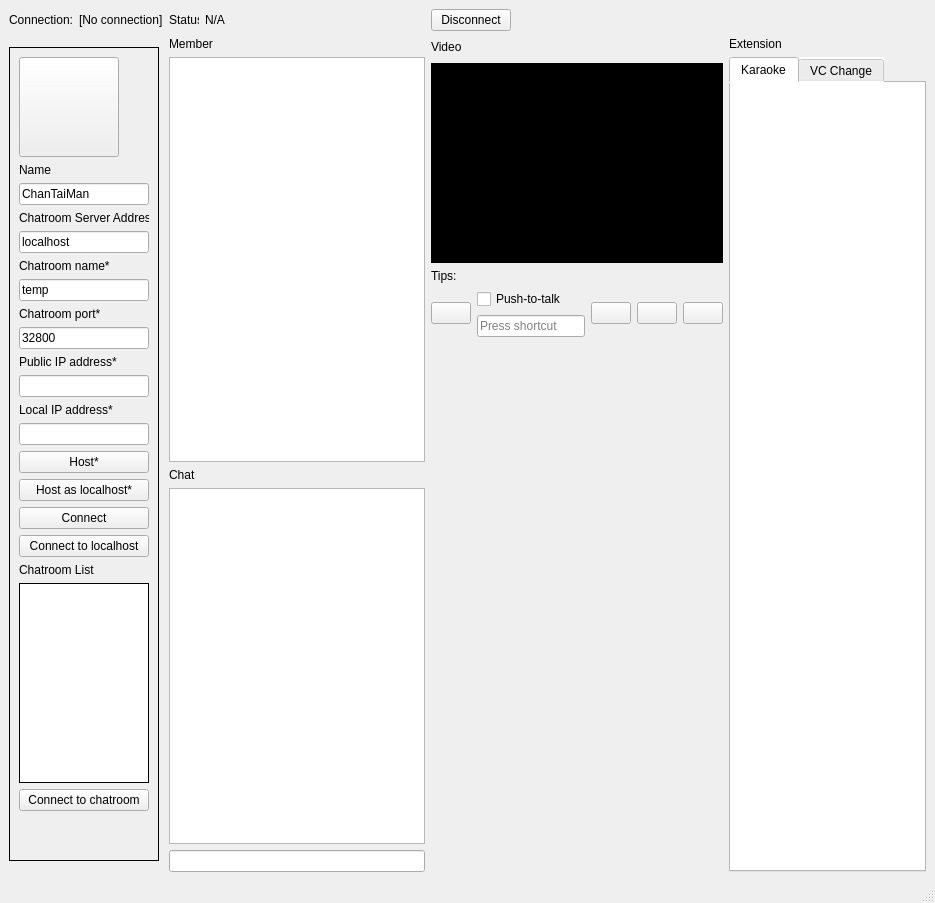
<?xml version="1.0" encoding="UTF-8"?>
<ui version="4.0">
 <class>MainWindow</class>
 <widget class="QMainWindow" name="MainWindow">
  <property name="geometry">
   <rect>
    <x>0</x>
    <y>0</y>
    <width>935</width>
    <height>903</height>
   </rect>
  </property>
  <property name="minimumSize">
   <size>
    <width>910</width>
    <height>765</height>
   </size>
  </property>
  <property name="windowTitle">
   <string>G12 Chatroom</string>
  </property>
  <widget class="QWidget" name="centralwidget">
   <layout class="QGridLayout" name="gridLayout">
    <item row="1" column="0">
     <widget class="QFrame" name="verticalFrame">
      <property name="sizePolicy">
       <sizepolicy hsizetype="Fixed" vsizetype="Fixed">
        <horstretch>0</horstretch>
        <verstretch>0</verstretch>
       </sizepolicy>
      </property>
      <property name="styleSheet">
       <string notr="true">QFrame{
     border: 1px solid rgb(0, 0, 0)
 }</string>
      </property>
      <layout class="QVBoxLayout" name="userAndChatroomLayout">
       <item>
        <widget class="QPushButton" name="userIcon">
         <property name="sizePolicy">
          <sizepolicy hsizetype="Minimum" vsizetype="Minimum">
           <horstretch>0</horstretch>
           <verstretch>0</verstretch>
          </sizepolicy>
         </property>
         <property name="minimumSize">
          <size>
           <width>100</width>
           <height>100</height>
          </size>
         </property>
         <property name="maximumSize">
          <size>
           <width>100</width>
           <height>100</height>
          </size>
         </property>
         <property name="text">
          <string/>
         </property>
         <property name="icon">
          <iconset>
           <normalon>:/icon/man.png</normalon>
          </iconset>
         </property>
         <property name="iconSize">
          <size>
           <width>60</width>
           <height>60</height>
          </size>
         </property>
         <property name="autoRepeat">
          <bool>false</bool>
         </property>
         <property name="autoExclusive">
          <bool>false</bool>
         </property>
        </widget>
       </item>
       <item>
        <widget class="QLabel" name="NameTag">
         <property name="sizePolicy">
          <sizepolicy hsizetype="Fixed" vsizetype="Fixed">
           <horstretch>0</horstretch>
           <verstretch>0</verstretch>
          </sizepolicy>
         </property>
         <property name="minimumSize">
          <size>
           <width>130</width>
           <height>0</height>
          </size>
         </property>
         <property name="styleSheet">
          <string notr="true">Border :none</string>
         </property>
         <property name="text">
          <string>Name</string>
         </property>
        </widget>
       </item>
       <item>
        <widget class="QLineEdit" name="username">
         <property name="sizePolicy">
          <sizepolicy hsizetype="Fixed" vsizetype="Fixed">
           <horstretch>0</horstretch>
           <verstretch>0</verstretch>
          </sizepolicy>
         </property>
         <property name="minimumSize">
          <size>
           <width>130</width>
           <height>0</height>
          </size>
         </property>
         <property name="maximumSize">
          <size>
           <width>130</width>
           <height>16777215</height>
          </size>
         </property>
         <property name="text">
          <string>ChanTaiMan</string>
         </property>
        </widget>
       </item>
       <item>
        <widget class="QLabel" name="IPTag">
         <property name="sizePolicy">
          <sizepolicy hsizetype="Fixed" vsizetype="Fixed">
           <horstretch>0</horstretch>
           <verstretch>0</verstretch>
          </sizepolicy>
         </property>
         <property name="minimumSize">
          <size>
           <width>130</width>
           <height>0</height>
          </size>
         </property>
         <property name="maximumSize">
          <size>
           <width>130</width>
           <height>16777215</height>
          </size>
         </property>
         <property name="styleSheet">
          <string notr="true">Border:none</string>
         </property>
         <property name="text">
          <string>Chatroom Server Address</string>
         </property>
        </widget>
       </item>
       <item>
        <widget class="QLineEdit" name="target_ip">
         <property name="sizePolicy">
          <sizepolicy hsizetype="Fixed" vsizetype="Fixed">
           <horstretch>0</horstretch>
           <verstretch>0</verstretch>
          </sizepolicy>
         </property>
         <property name="minimumSize">
          <size>
           <width>130</width>
           <height>0</height>
          </size>
         </property>
         <property name="maximumSize">
          <size>
           <width>130</width>
           <height>16777215</height>
          </size>
         </property>
         <property name="text">
          <string>localhost</string>
         </property>
        </widget>
       </item>
       <item>
        <widget class="QLabel" name="IPTag_2">
         <property name="sizePolicy">
          <sizepolicy hsizetype="Fixed" vsizetype="Fixed">
           <horstretch>0</horstretch>
           <verstretch>0</verstretch>
          </sizepolicy>
         </property>
         <property name="minimumSize">
          <size>
           <width>130</width>
           <height>0</height>
          </size>
         </property>
         <property name="styleSheet">
          <string notr="true">Border:none</string>
         </property>
         <property name="text">
          <string>Chatroom name*</string>
         </property>
        </widget>
       </item>
       <item>
        <widget class="QLineEdit" name="chatroom_name">
         <property name="sizePolicy">
          <sizepolicy hsizetype="Fixed" vsizetype="Fixed">
           <horstretch>0</horstretch>
           <verstretch>0</verstretch>
          </sizepolicy>
         </property>
         <property name="minimumSize">
          <size>
           <width>130</width>
           <height>0</height>
          </size>
         </property>
         <property name="maximumSize">
          <size>
           <width>100</width>
           <height>16777215</height>
          </size>
         </property>
         <property name="text">
          <string>temp</string>
         </property>
        </widget>
       </item>
       <item>
        <widget class="QLabel" name="label_8">
         <property name="sizePolicy">
          <sizepolicy hsizetype="Fixed" vsizetype="Fixed">
           <horstretch>0</horstretch>
           <verstretch>0</verstretch>
          </sizepolicy>
         </property>
         <property name="minimumSize">
          <size>
           <width>130</width>
           <height>0</height>
          </size>
         </property>
         <property name="maximumSize">
          <size>
           <width>100</width>
           <height>16777215</height>
          </size>
         </property>
         <property name="styleSheet">
          <string notr="true">Border:none</string>
         </property>
         <property name="text">
          <string>Chatroom port*</string>
         </property>
        </widget>
       </item>
       <item>
        <widget class="QLineEdit" name="chatroom_port">
         <property name="sizePolicy">
          <sizepolicy hsizetype="Fixed" vsizetype="Fixed">
           <horstretch>0</horstretch>
           <verstretch>0</verstretch>
          </sizepolicy>
         </property>
         <property name="minimumSize">
          <size>
           <width>130</width>
           <height>0</height>
          </size>
         </property>
         <property name="maximumSize">
          <size>
           <width>100</width>
           <height>16777215</height>
          </size>
         </property>
         <property name="text">
          <string>32800</string>
         </property>
        </widget>
       </item>
       <item>
        <widget class="QLabel" name="label">
         <property name="sizePolicy">
          <sizepolicy hsizetype="Preferred" vsizetype="Fixed">
           <horstretch>0</horstretch>
           <verstretch>0</verstretch>
          </sizepolicy>
         </property>
         <property name="minimumSize">
          <size>
           <width>130</width>
           <height>0</height>
          </size>
         </property>
         <property name="styleSheet">
          <string notr="true">Border:none</string>
         </property>
         <property name="text">
          <string>Public IP address*</string>
         </property>
        </widget>
       </item>
       <item>
        <widget class="QLineEdit" name="publicIP">
         <property name="sizePolicy">
          <sizepolicy hsizetype="Fixed" vsizetype="Fixed">
           <horstretch>0</horstretch>
           <verstretch>0</verstretch>
          </sizepolicy>
         </property>
         <property name="minimumSize">
          <size>
           <width>130</width>
           <height>0</height>
          </size>
         </property>
         <property name="maximumSize">
          <size>
           <width>130</width>
           <height>16777215</height>
          </size>
         </property>
        </widget>
       </item>
       <item>
        <widget class="QLabel" name="label_9">
         <property name="sizePolicy">
          <sizepolicy hsizetype="Fixed" vsizetype="Preferred">
           <horstretch>0</horstretch>
           <verstretch>0</verstretch>
          </sizepolicy>
         </property>
         <property name="minimumSize">
          <size>
           <width>130</width>
           <height>0</height>
          </size>
         </property>
         <property name="maximumSize">
          <size>
           <width>100</width>
           <height>16777215</height>
          </size>
         </property>
         <property name="styleSheet">
          <string notr="true">Border:none</string>
         </property>
         <property name="text">
          <string>Local IP address*</string>
         </property>
        </widget>
       </item>
       <item>
        <widget class="QLineEdit" name="lineEdit">
         <property name="sizePolicy">
          <sizepolicy hsizetype="Fixed" vsizetype="Fixed">
           <horstretch>0</horstretch>
           <verstretch>0</verstretch>
          </sizepolicy>
         </property>
         <property name="minimumSize">
          <size>
           <width>130</width>
           <height>0</height>
          </size>
         </property>
         <property name="maximumSize">
          <size>
           <width>100</width>
           <height>16777215</height>
          </size>
         </property>
        </widget>
       </item>
       <item>
        <widget class="QPushButton" name="hostBtn">
         <property name="sizePolicy">
          <sizepolicy hsizetype="Fixed" vsizetype="Fixed">
           <horstretch>0</horstretch>
           <verstretch>0</verstretch>
          </sizepolicy>
         </property>
         <property name="minimumSize">
          <size>
           <width>130</width>
           <height>0</height>
          </size>
         </property>
         <property name="text">
          <string>Host*</string>
         </property>
        </widget>
       </item>
       <item>
        <widget class="QPushButton" name="hostLocalhost">
         <property name="sizePolicy">
          <sizepolicy hsizetype="Fixed" vsizetype="Fixed">
           <horstretch>0</horstretch>
           <verstretch>0</verstretch>
          </sizepolicy>
         </property>
         <property name="minimumSize">
          <size>
           <width>130</width>
           <height>0</height>
          </size>
         </property>
         <property name="text">
          <string>Host as localhost*</string>
         </property>
        </widget>
       </item>
       <item>
        <widget class="QPushButton" name="connectBtn">
         <property name="sizePolicy">
          <sizepolicy hsizetype="Fixed" vsizetype="Fixed">
           <horstretch>0</horstretch>
           <verstretch>0</verstretch>
          </sizepolicy>
         </property>
         <property name="minimumSize">
          <size>
           <width>130</width>
           <height>0</height>
          </size>
         </property>
         <property name="text">
          <string>Connect</string>
         </property>
        </widget>
       </item>
       <item>
        <widget class="QPushButton" name="connectToLocalhost">
         <property name="sizePolicy">
          <sizepolicy hsizetype="Fixed" vsizetype="Fixed">
           <horstretch>0</horstretch>
           <verstretch>0</verstretch>
          </sizepolicy>
         </property>
         <property name="minimumSize">
          <size>
           <width>130</width>
           <height>0</height>
          </size>
         </property>
         <property name="text">
          <string>Connect to localhost</string>
         </property>
        </widget>
       </item>
       <item>
        <widget class="QLabel" name="label_4">
         <property name="sizePolicy">
          <sizepolicy hsizetype="Fixed" vsizetype="Fixed">
           <horstretch>0</horstretch>
           <verstretch>0</verstretch>
          </sizepolicy>
         </property>
         <property name="minimumSize">
          <size>
           <width>130</width>
           <height>0</height>
          </size>
         </property>
         <property name="styleSheet">
          <string notr="true">Border:none</string>
         </property>
         <property name="text">
          <string>Chatroom List</string>
         </property>
        </widget>
       </item>
       <item>
        <widget class="QListWidget" name="chatroom_list">
         <property name="sizePolicy">
          <sizepolicy hsizetype="Fixed" vsizetype="Fixed">
           <horstretch>0</horstretch>
           <verstretch>0</verstretch>
          </sizepolicy>
         </property>
         <property name="minimumSize">
          <size>
           <width>130</width>
           <height>200</height>
          </size>
         </property>
         <property name="maximumSize">
          <size>
           <width>130</width>
           <height>16777215</height>
          </size>
         </property>
        </widget>
       </item>
       <item>
        <widget class="QPushButton" name="connect_to_chat">
         <property name="sizePolicy">
          <sizepolicy hsizetype="Fixed" vsizetype="Fixed">
           <horstretch>0</horstretch>
           <verstretch>0</verstretch>
          </sizepolicy>
         </property>
         <property name="minimumSize">
          <size>
           <width>130</width>
           <height>0</height>
          </size>
         </property>
         <property name="maximumSize">
          <size>
           <width>130</width>
           <height>16777215</height>
          </size>
         </property>
         <property name="text">
          <string>Connect to chatroom</string>
         </property>
        </widget>
       </item>
       <item>
        <spacer name="verticalSpacer_2">
         <property name="orientation">
          <enum>Qt::Vertical</enum>
         </property>
         <property name="sizeHint" stdset="0">
          <size>
           <width>20</width>
           <height>40</height>
          </size>
         </property>
        </spacer>
       </item>
      </layout>
     </widget>
    </item>
    <item row="0" column="0">
     <layout class="QHBoxLayout" name="statusLayout">
      <item>
       <widget class="QLabel" name="label_6">
        <property name="text">
         <string>Connection:</string>
        </property>
       </widget>
      </item>
      <item>
       <widget class="QLabel" name="connectionMsg">
        <property name="text">
         <string>[No connection]</string>
        </property>
       </widget>
      </item>
     </layout>
    </item>
    <item row="1" column="3">
     <layout class="QVBoxLayout" name="verticalLayout">
      <item>
       <widget class="QLabel" name="label_2">
        <property name="text">
         <string>Member</string>
        </property>
       </widget>
      </item>
      <item>
       <widget class="QListWidget" name="memberlist"/>
      </item>
      <item>
       <layout class="QVBoxLayout" name="verticalLayout_3">
        <item>
         <widget class="QLabel" name="chat_title">
          <property name="text">
           <string>Chat</string>
          </property>
         </widget>
        </item>
        <item>
         <widget class="QTextBrowser" name="chatbox"/>
        </item>
        <item>
         <widget class="QLineEdit" name="chat_input"/>
        </item>
       </layout>
      </item>
     </layout>
    </item>
    <item row="1" column="4">
     <layout class="QVBoxLayout" name="verticalLayout_4">
      <item>
       <widget class="QLabel" name="label_3">
        <property name="minimumSize">
         <size>
          <width>0</width>
          <height>20</height>
         </size>
        </property>
        <property name="maximumSize">
         <size>
          <width>16777215</width>
          <height>20</height>
         </size>
        </property>
        <property name="text">
         <string>Video</string>
        </property>
       </widget>
      </item>
      <item>
       <widget class="QWidget" name="widget" native="true">
        <property name="minimumSize">
         <size>
          <width>0</width>
          <height>200</height>
         </size>
        </property>
        <property name="styleSheet">
         <string notr="true">background:black</string>
        </property>
       </widget>
      </item>
      <item>
       <widget class="QLabel" name="tipsMessage">
        <property name="text">
         <string>Tips:</string>
        </property>
       </widget>
      </item>
      <item>
       <layout class="QHBoxLayout" name="horizontalLayout_3">
        <item>
         <widget class="QPushButton" name="push_to_talk">
          <property name="text">
           <string/>
          </property>
          <property name="icon">
           <iconset>
            <normalon>:/chatroom/numute.png</normalon>
           </iconset>
          </property>
          <property name="iconSize">
           <size>
            <width>50</width>
            <height>50</height>
           </size>
          </property>
         </widget>
        </item>
        <item>
         <layout class="QVBoxLayout" name="verticalLayout_5">
          <item>
           <widget class="QCheckBox" name="checkBox">
            <property name="text">
             <string>Push-to-talk</string>
            </property>
           </widget>
          </item>
          <item>
           <widget class="QKeySequenceEdit" name="keySequenceEdit"/>
          </item>
         </layout>
        </item>
        <item>
         <widget class="QPushButton" name="open_camera">
          <property name="text">
           <string/>
          </property>
          <property name="icon">
           <iconset>
            <normalon>:/chatroom/webcam.png</normalon>
           </iconset>
          </property>
          <property name="iconSize">
           <size>
            <width>50</width>
            <height>50</height>
           </size>
          </property>
         </widget>
        </item>
        <item>
         <widget class="QPushButton" name="recording_voice">
          <property name="text">
           <string/>
          </property>
          <property name="icon">
           <iconset>
            <normalon>:/chatroom/recording.png</normalon>
           </iconset>
          </property>
          <property name="iconSize">
           <size>
            <width>50</width>
            <height>50</height>
           </size>
          </property>
         </widget>
        </item>
        <item>
         <widget class="QPushButton" name="pushButton_4">
          <property name="text">
           <string/>
          </property>
          <property name="icon">
           <iconset>
            <normalon>:/chatroom/play.png</normalon>
           </iconset>
          </property>
          <property name="iconSize">
           <size>
            <width>50</width>
            <height>50</height>
           </size>
          </property>
         </widget>
        </item>
       </layout>
      </item>
      <item>
       <spacer name="verticalSpacer">
        <property name="orientation">
         <enum>Qt::Vertical</enum>
        </property>
        <property name="sizeHint" stdset="0">
         <size>
          <width>20</width>
          <height>40</height>
         </size>
        </property>
       </spacer>
      </item>
     </layout>
    </item>
    <item row="1" column="5">
     <layout class="QVBoxLayout" name="verticalLayout_6">
      <item>
       <widget class="QLabel" name="label_5">
        <property name="text">
         <string>Extension</string>
        </property>
       </widget>
      </item>
      <item>
       <widget class="QTabWidget" name="ExtensionTag">
        <property name="minimumSize">
         <size>
          <width>0</width>
          <height>400</height>
         </size>
        </property>
        <property name="styleSheet">
         <string notr="true">background-color:rgb(255, 255, 255)</string>
        </property>
        <property name="currentIndex">
         <number>0</number>
        </property>
        <widget class="QWidget" name="voice">
         <attribute name="title">
          <string>Karaoke</string>
         </attribute>
        </widget>
        <widget class="QWidget" name="tab_2">
         <attribute name="title">
          <string>VC Change</string>
         </attribute>
        </widget>
       </widget>
      </item>
     </layout>
    </item>
    <item row="0" column="3">
     <layout class="QHBoxLayout" name="horizontalLayout">
      <item>
       <widget class="QLabel" name="label_7">
        <property name="sizePolicy">
         <sizepolicy hsizetype="Preferred" vsizetype="Minimum">
          <horstretch>0</horstretch>
          <verstretch>0</verstretch>
         </sizepolicy>
        </property>
        <property name="minimumSize">
         <size>
          <width>30</width>
          <height>0</height>
         </size>
        </property>
        <property name="maximumSize">
         <size>
          <width>30</width>
          <height>16777215</height>
         </size>
        </property>
        <property name="text">
         <string>Status:</string>
        </property>
       </widget>
      </item>
      <item>
       <widget class="QLabel" name="StatusMsg">
        <property name="text">
         <string>N/A</string>
        </property>
       </widget>
      </item>
     </layout>
    </item>
    <item row="0" column="4">
     <widget class="QPushButton" name="disconnect_btn">
      <property name="sizePolicy">
       <sizepolicy hsizetype="Fixed" vsizetype="Minimum">
        <horstretch>0</horstretch>
        <verstretch>0</verstretch>
       </sizepolicy>
      </property>
      <property name="text">
       <string>Disconnect</string>
      </property>
     </widget>
    </item>
   </layout>
  </widget>
  <widget class="QMenuBar" name="menubar">
   <property name="geometry">
    <rect>
     <x>0</x>
     <y>0</y>
     <width>935</width>
     <height>26</height>
    </rect>
   </property>
  </widget>
  <widget class="QStatusBar" name="statusbar"/>
 </widget>
 <resources>
  <include location="icon.qrc"/>
 </resources>
 <connections/>
</ui>
